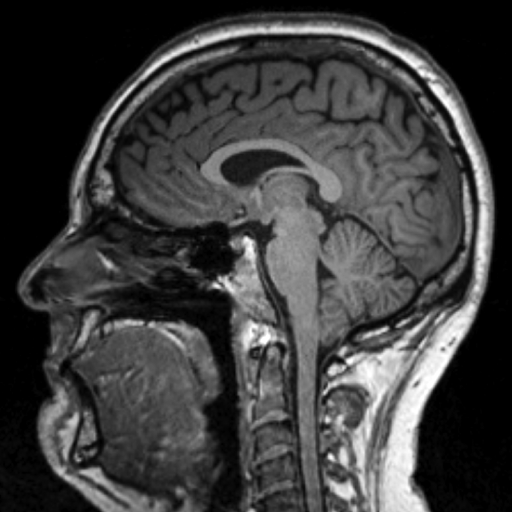
%> input picture pics/SamuBrain_1024.png, 1024 x 1024 px (shown at 1/2 size)
$ octave sparseMRI_02_forwardmodel_comp.m   (GNU Octave 9; MATLAB toolbox functions it lacks are replaced by stand-ins)
%> lines starting %> are read from the running program, lines starting %| are printed output that depends on the picture; in (x1, y1, x2, y2) boxes, pixels count from 0 and x2, y2 are one past the last pixel; in counts of white or black regions, pixels touching at a corner belong together; the program's own positions count from 1
% Build a matrix model for the forward problem of sparse MRI. The model is
% not optimised for speed or memory usage; rather it relies on explicitly
% constructed matrices. So it is for demonstration purposes only at low
% resolutions.
%
% Samuli Siltanen and Jennifer Mueller, April 2022

%% Preliminaries

clear all;close all;clc;

% Set RNG for reproducible results
rng(0,'twister')

% Regularization paramater choice
RegParam = .1;

% Degree of sparsity in the measurement
spoke_percent  = .05; % eg, 0.2 means 20 percent

% Graphical parameters
fsize = 20;

%% Read in data

% Image size will be MxM. M should preferably be a power of 2.
% It seems that the algorithm has difficulties for M>32.
M = 64;

%read MRI example and downsample
image = im2double(imread('pics/SamuBrain_1024.png'));
%> image: size 1024x1024 double; min 0, max 1, mean 0.243
image = imresize(image,[M,M]);
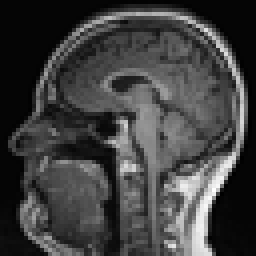
%> image: size 64x64 double (shown 4 times larger); min -0.0213, max 1.02, mean 0.242; drawn with min black and max white


%% Generate matrix representative of Fourier transform using brute force

% First build a complex-valued matrix
dft2D_mtx = zeros(M^2);
for jjj = 1:M^2
   tmpim = zeros(M,M);
   tmpim(jjj) = 1;
   Ftmp = fftshift(fft2(tmpim));  % This maps the low-frequency info that matlab puts in the corners of the square domain to a disk in the center,
   % which is the intuitive human way to view the fft
   dft2D_mtx(:,jjj) = Ftmp(:);
   if mod(jjj,10*M)==0
       disp([num2str(round(100*jjj/M.^2)),'%'])
   end
end

% Check that the matrix dft2D_mtx really implements 2D Fourier transform
sanityCheck_vec_freq_domain = dft2D_mtx*image(:);
sanityCheck = reshape(sanityCheck_vec_freq_domain,[M,M]);
sanityCheck = real(ifft2(fftshift(sanityCheck)));  % Need to fftshift again so that it toggles back to matlab's way of having the LF info in the corners so that it computes correctly
figure(2)
clf
imagesc([image,sanityCheck])
axis image
colormap(gray)
title('Sanity check: original (left), inverse transformed (right)','fontsize',fsize);
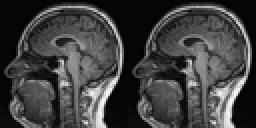
%> displayed picture: size 64x128x3, on the screen's scale of 0 to 255 (shown 2 times larger); min 0, max 255, mean 64.5


%% Sparsify the measurement

% Number of known spokes
N = round(spoke_percent*M^2);

% [21 lines of commented-out code are left out]
t = linspace(-1,1,M);
[X,Y] = meshgrid(t); % Coordinates for the (fftshift-rearranged into intuitive form) frequency domain
R = sqrt(N/M^2); % Initial candidate for radius
index1 = find(abs(X+1i*Y)<R); % This will result in only *approximately* the correct number N of known spokes
while length(index1)<N
    R = 1.01*R;
    index1 = find(abs(X+1i*Y)<R);
end
index1 = index1(1:N); % Crop to have the correct amount of spokes in the index1 vector

% [13 lines of commented-out code are left out]


%% Sanity check that sparsity was created correctly
ind_nonzero = zeros(M,M);
ind_nonzero(index1) = 1;
figure
imagesc(ind_nonzero.^.7);
colormap gray
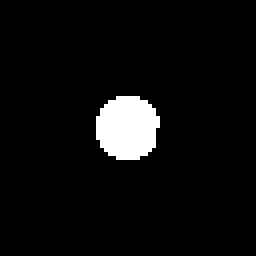
%> displayed picture: size 64x64x3, on the screen's scale of 0 to 255 (shown 4 times larger); 5% white; 1 white region, box (x1, y1, x2, y2) and area: (24, 24, 40, 40) 205

%% Build system matrix

% Build the system matrix using the "index" vector constructed above
dft2D_mtx_sparse = zeros(N,M^2);
for iii = 1:N
        dft2D_mtx_sparse(iii,:) = dft2D_mtx(index1(iii),:);
end

% Show inverse transform. For that we need to put the zeros back in.
imageTransform_Full = zeros(M,M);
imageTransform_Full(index1) = sanityCheck_vec_freq_domain(index1);
plotim = real(ifft2(fftshift(reshape(imageTransform_Full,[M,M]))));
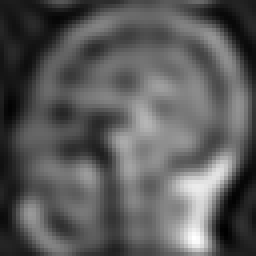
%> plotim: size 64x64 double (shown 4 times larger); min -0.108, max 0.881, mean 0.242; drawn with min black and max white
plotim = max(0,plotim);
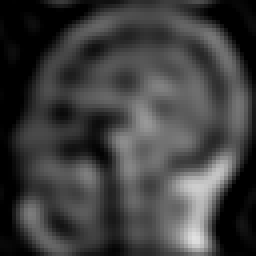
%> plotim: size 64x64 double (shown 4 times larger); min 0, max 0.881, mean 0.246
plotim = plotim/max(plotim(:));
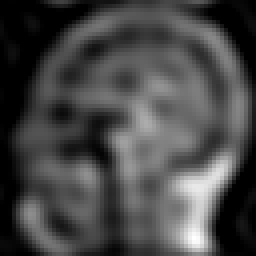
%> plotim: size 64x64 double (shown 4 times larger); min 0, max 1, mean 0.279
figure(3)
clf
imagesc(plotim.^.5)
axis image
colormap(gray)
title('Inverse FFT image, unknown spokes replaced by 0','fontsize',fsize);
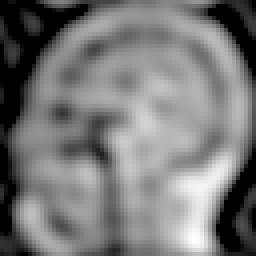
%> displayed picture: size 64x64x3, on the screen's scale of 0 to 255 (shown 4 times larger); min 0, max 255, mean 120.5


%% Let's build a real-valued model by separating the real and imaginary parts.

% This trick only works for real-valued images. But that is our case here!
% Separate the real and imaginary parts of the FFT matrix
dft2D_mtx_sparse_real = [real(dft2D_mtx_sparse);imag(dft2D_mtx_sparse)];

% Create data vector and add noise
b_sparse_real = dft2D_mtx_sparse_real*image(:);
%> b_sparse_real = 410 values, max 993.2 at index 113, min -219.4 at index 97, mean 0.169
b_sparse_real_Noise = b_sparse_real + randn(size(b_sparse_real))*0.01;

% Save the model to disc
save matrix-data/forwardmodel_lowpass5 M N b_sparse_real_Noise dft2D_mtx_sparse_real image plotim
